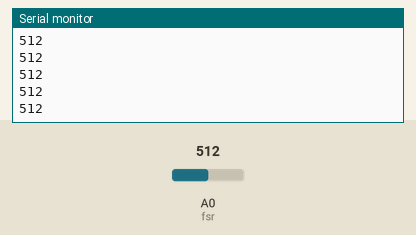
Simulated run of this sketch. Board: Arduino Uno, built with avr-gcc and run on an emulated ATmega328P. Parts: the last lines printed to the serial monitor. Inputs (shaded band) come from the test bench; at power-on: A0 (fsr) = 512. WiFi joins after 1.5 s; servers stay silent unless stated.

Above: at 1.2 s.
1.3 s: A0 (fsr) set to 140
At 2.4 s:
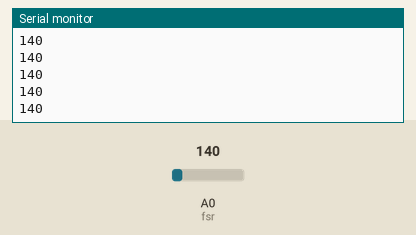
3.0 s: A0 (fsr) set to 122
At 3.9 s:
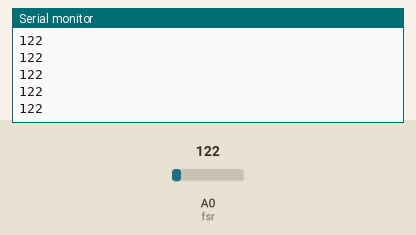
Timing chart, 0 to 6.0 s (numbered marks = the images above; inputs shaded):
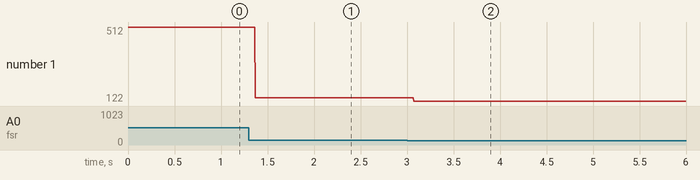

Measured:
- after the input at 1.3 s, the serial monitor: prints a new line after 0.07 s (image 1)
- after the input at 3.0 s, the serial monitor: prints a new line after 0.07 s (image 2)
- plotted number 1: 512 → 140 after the input at 1.3 s, 140 → 122 after the input at 3.0 s

The sketch:

DeliveryCheck.ino
```cpp
#include <SPI.h>
#include <Ethernet.h>
#define THRESHOLD 150

unsigned char fsr = 0;
int check_pressure = 0;
int action = 0; // action 0 represents package delivered
// action 1 represents package taken
boolean is_delivered = true;
boolean email_sent = false; // delivered email sent
boolean email_sent2 = false; // taken email sent
byte mac[] = { 0xDE, 0xAD, 0xBE, 0xEF, 0xFE, 0xEE }; //arduino mac
char server[] = "192.168.1.6"; // 1.6 is raspberry (server)
IPAddress ip(192,168,1,2); // 1.7 is Arduino IP
EthernetClient client;

void setup() {
  Serial.begin(9600);
  Ethernet.begin(mac, ip);
  pinMode(fsr, INPUT);
}

void loop() {
  check_pressure = analogRead(fsr);
  if(check_pressure > 20)
    Serial.println(check_pressure);
  if (!action){
    if(check_pressure >= THRESHOLD){
      if(!email_sent) {
        notify_parcel();
        email_sent2 = false;
        Serial.println("press");
      }
      email_sent = true;
      action = 1;
    }
  }
  else{
    if(check_pressure < THRESHOLD){
      if(!email_sent2) {
        notify_parcel();
        email_sent = false;
        Serial.println("release");
      }
      email_sent2 = true;
      action = 0;
    }
  }
}

void notify_parcel() {
  //String data = "{\"room\":";
  //data += room;
  //data += "}";
  String data = "";
  data += action;
  if (client.connect(server, 8081)) {
    Serial.println("connected");
    client.println("POST / HTTP/1.1");
    client.println("Host: 192.168.1.6");
    client.println("Content-Type: application/json;charset=utf-8");
    client.print("Content-Length: ");
    client.println(data.length());
    client.println();
    client.println(data);
    client.println("Connection: close");
    client.println();
  }
  else {
    Serial.println("connection failed");
  }
}
```
